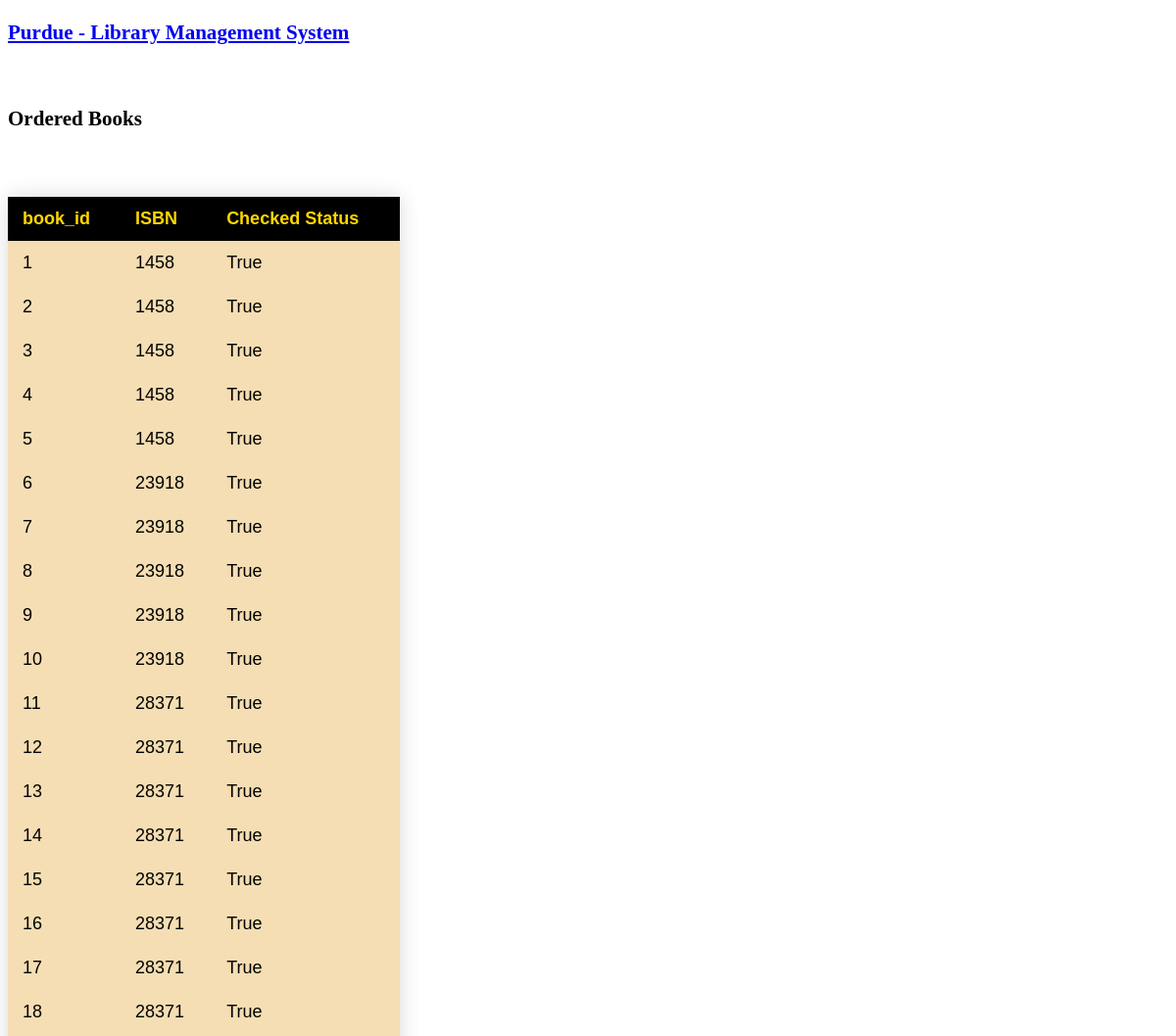
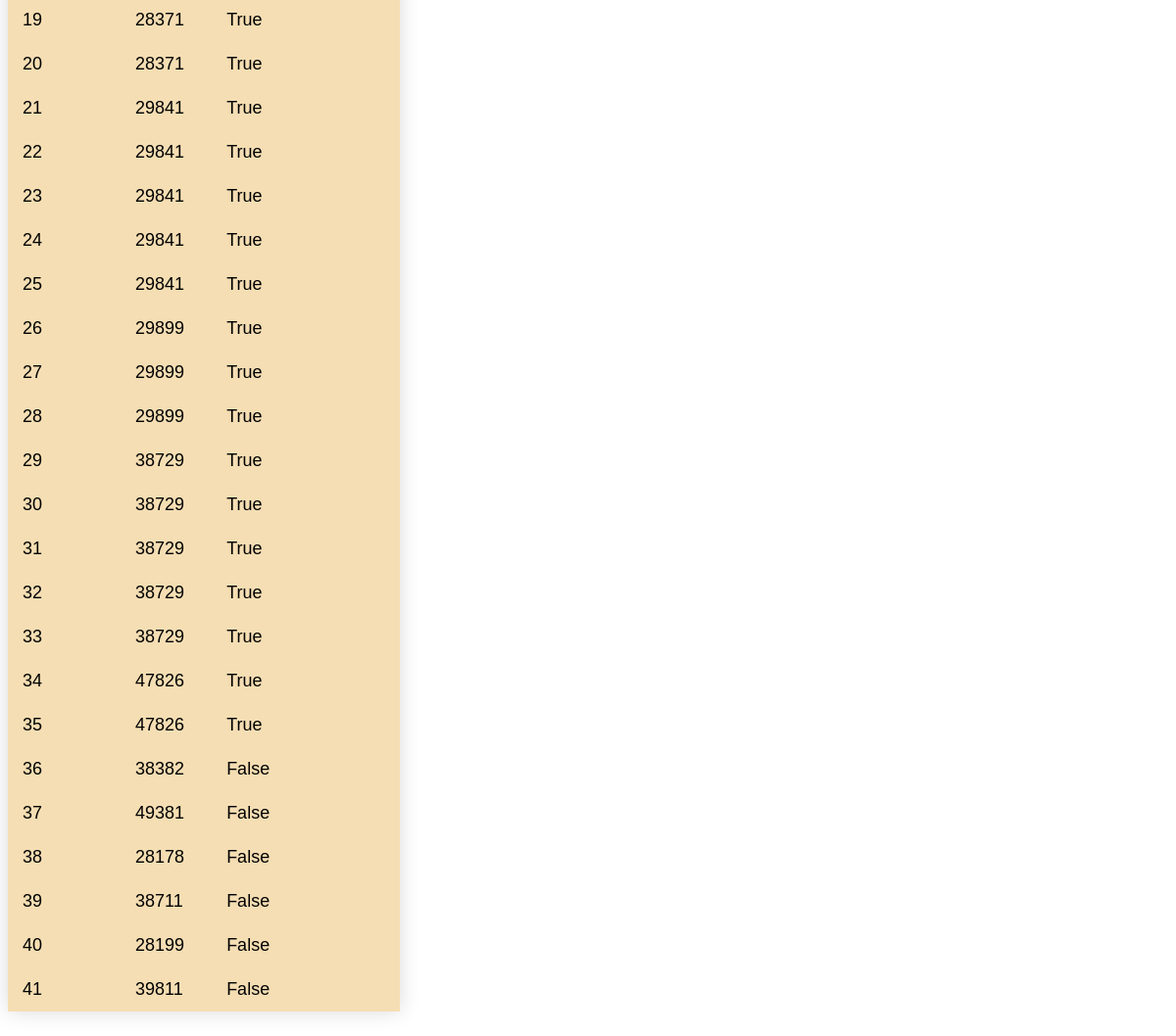
/show_books, run on the app's committed database (2 pictures, top to bottom).
### app.py (models this page shows, shortened)
class books(db.Model):
    book_id = db.Column(db.Integer, primary_key=True, nullable=False, autoincrement=True, index = True)
    isbn = db.Column(db.String(200), nullable=False)
    checked_status = db.Column(db.Boolean, nullable=False)
    @app.route('/show_books')
    def show_books():
        return render_template('show_books.html', books = books.query.all())

### app.py (the view)
    @app.route('/show_books')
    def show_books():
        return render_template('show_books.html', books = books.query.all())

### templates/show_books.html (shortened to what this page needs)
<!DOCTYPE html>
<html lang="en">
  <head>
  </head>
  <body>
    <h3>
      <a href="{{ url_for('show_all') }}">Purdue - Library Management System</a>
    </h3>
    <br />
    <h3>Ordered Books</h3>
    <br />
    <table class="styled-table">
      <thead>
        <tr>
          <th>book_id</th>
          <th>ISBN</th>
          <th>Checked Status</th>
        </tr>
      </thead>
      <tbody>
        {% for book in books %}
        <tr>
          <td>{{ book.book_id }}</td>
          <td>{{ book.isbn}}</td>
          <td>{{ book.checked_status}}</td>
        </tr>
        {% endfor %}
      </tbody>
    </table>
  </body>
</html>

### templates/show_books.html (style rules this page uses)
table { border-collapse: collapse; margin: 25px 0; font-size: large; font-family: sans-serif; min-width: 400px; box-shadow: 0 0 20px rgba(0, 0, 0, 0.15); }
th { padding: 12px 15px; background-color: black; }
thead { background-color: black; color: gold; text-align: left; }
tr { background-color: wheat; text-align: left; }
td { padding: 12px 15px; background-color: wheat; }
body { font-size: large; }

### data on the page
books: book_id "1", isbn "1458", checked_status "True"
books: book_id "2", isbn "1458", checked_status "True"
books: book_id "3", isbn "1458", checked_status "True"
books: book_id "4", isbn "1458", checked_status "True"
books: book_id "5", isbn "1458", checked_status "True"
books: book_id "6", isbn "23918", checked_status "True"
books: book_id "7", isbn "23918", checked_status "True"
books: book_id "8", isbn "23918", checked_status "True"
books: book_id "9", isbn "23918", checked_status "True"
books: book_id "10", isbn "23918", checked_status "True"
books: book_id "11", isbn "28371", checked_status "True"
books: book_id "12", isbn "28371", checked_status "True"
books: book_id "13", isbn "28371", checked_status "True"
books: book_id "14", isbn "28371", checked_status "True"
books: book_id "15", isbn "28371", checked_status "True"
books: book_id "16", isbn "28371", checked_status "True"
books: book_id "17", isbn "28371", checked_status "True"
books: book_id "18", isbn "28371", checked_status "True"
books: book_id "19", isbn "28371", checked_status "True"
books: book_id "20", isbn "28371", checked_status "True"
books: book_id "21", isbn "29841", checked_status "True"
books: book_id "22", isbn "29841", checked_status "True"
books: book_id "23", isbn "29841", checked_status "True"
books: book_id "24", isbn "29841", checked_status "True"
books: book_id "25", isbn "29841", checked_status "True"
books: book_id "26", isbn "29899", checked_status "True"
books: book_id "27", isbn "29899", checked_status "True"
books: book_id "28", isbn "29899", checked_status "True"
books: book_id "29", isbn "38729", checked_status "True"
books: book_id "30", isbn "38729", checked_status "True"
books: book_id "31", isbn "38729", checked_status "True"
books: book_id "32", isbn "38729", checked_status "True"
books: book_id "33", isbn "38729", checked_status "True"
books: book_id "34", isbn "47826", checked_status "True"
books: book_id "35", isbn "47826", checked_status "True"
books: book_id "36", isbn "38382", checked_status "False"
books: book_id "37", isbn "49381", checked_status "False"
books: book_id "38", isbn "28178", checked_status "False"
books: book_id "39", isbn "38711", checked_status "False"
books: book_id "40", isbn "28199", checked_status "False"
books: book_id "41", isbn "39811", checked_status "False"
